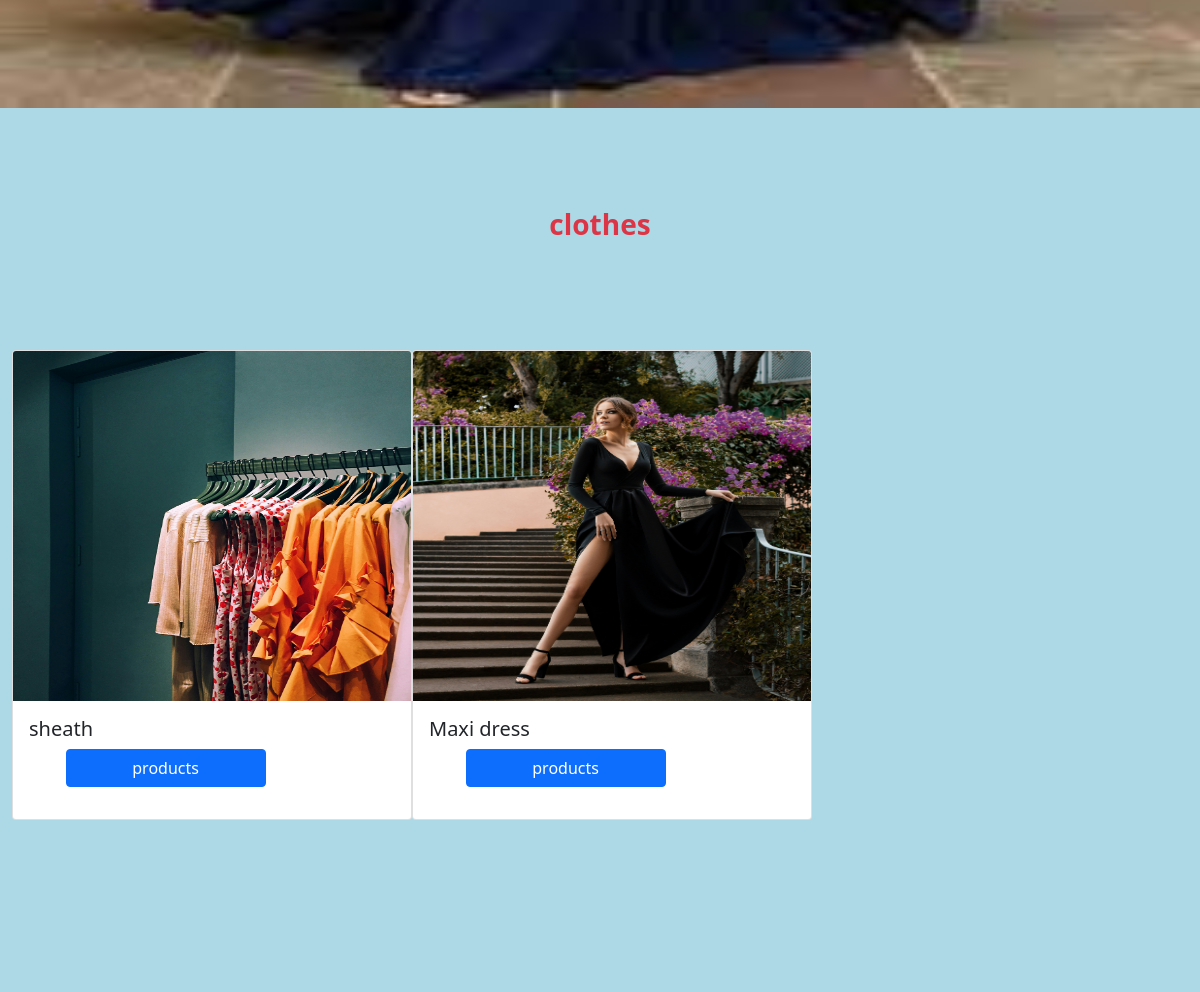
The page /products/3 (middle part) on the database as committed earlier.
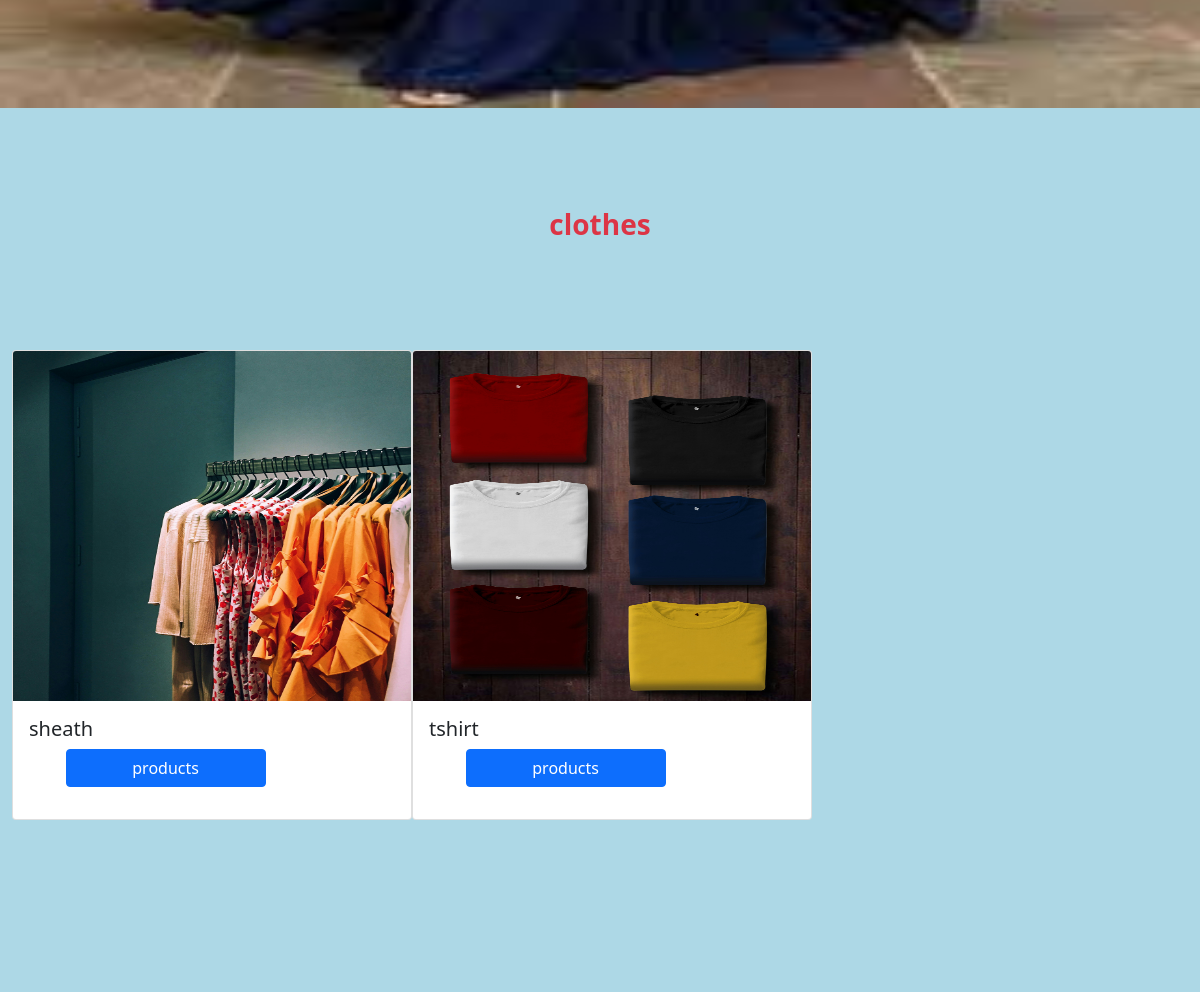
The same page on the database as committed later.
### shop/models.py (models this page shows, shortened)
class Category(models.Model):
    name=models.CharField(max_length=20)
    desc=models.TextField()
    image=models.ImageField(upload_to='shop/images',null=True,blank=True)

class Product(models.Model):
    name=models.CharField(max_length=20)
    desc=models.TextField()
    image=models.ImageField(upload_to='shop/images',null=True,blank=True)
    price=models.DecimalField(max_digits=10,decimal_places=2)
    stock=models.IntegerField()
    available=models.BooleanField(default=True)
    created=models.DateTimeField(auto_now_add=True)   #only one time when we created a new record
    updated=models.DateTimeField(auto_now_add=True) #everytime when we update record
    category=models.ForeignKey(Category,on_delete=models.CASCADE)

### shop/views.py (the view)
# urls.py: path('products/<int:p>',views.allproducts,name="products"),
def allproducts(request,p):
     c=Category.objects.get(id=p)
     p=Product.objects.filter(category=c)
     return render(request,'product.html',{'c':c,'p':p})

### cart/context_processors.py (called while the page is built, shortened)
def total(request):
    count=0
    return {'count':count}

### shop/context_processors.py (called while the page is built)
def links(request):
    c=Category.objects.all()
    return{'links':c}

### templates/product.html
{% extends 'base.html' %}
{% load static %}
{% block content %}
<div class="container-mt-4" style="margin-bottom:100px">
<img src="{{c.image.url}}" height="900px" width="100%">
    </div>
<div class="container-fluid mt-1" style="margin-bottom:100px">
    <h3 class="text-center text-danger fw-bold">{{c.name}}</h3>
</div>
<div class="container-fluid" style="margin-top:100px">
    <div class="row mb-5">
        {% for i in p %}
        <div class="col-sm-4">
            <div class="card mt-2 pb-3" style="width:25rem;">
  <img src="{{i.image.url}}" height="350px" width="100%" class="card-img-top">
  <div class="card-body">
    <h5 class="card-title">{{i.name}}</h5>
    <a href="{% url 'shop:details' i.id %}" style="position:relative;left:10%;width:200px;" class="btn btn-primary">products</a>
  </div>
</div>
        </div>
        {% endfor %}
    </div>
</div>
{% endblock %}

### templates/base.html (shortened to what this page needs)
<!DOCTYPE html>
{% load static %}
<html lang="en">
<head>
    <link href="https://cdn.jsdelivr.net/npm/bootstrap@5.0.2/dist/css/bootstrap.min.css" rel="stylesheet">
    <link rel="stylesheet" href="{% static 'css/style.css' %}">
    <link rel="stylesheet" href="https://cdnjs.cloudflare.com/ajax/libs/font-awesome/6.5.1/css/all.min.css" />
</head>
<body>
{% block content %}
{% endblock %}
</body>
</html>

### static/css/style.css (style rules this page uses)
body { background-color:lightblue; }

Rows that differ between the two databases and show on the page:
changed Product: image: a different picture; name "Maxi dress" → "tshirt"
